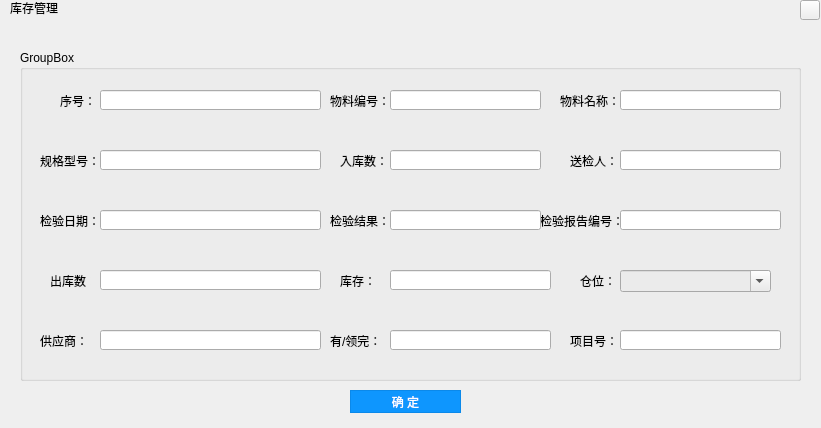
<?xml version="1.0" encoding="UTF-8"?>
<ui version="4.0">
 <class>KCGL_subItem</class>
 <widget class="QWidget" name="KCGL_subItem">
  <property name="geometry">
   <rect>
    <x>0</x>
    <y>0</y>
    <width>821</width>
    <height>428</height>
   </rect>
  </property>
  <property name="windowTitle">
   <string>Form</string>
  </property>
  <widget class="closeButton" name="toolButton">
   <property name="geometry">
    <rect>
     <x>800</x>
     <y>0</y>
     <width>20</width>
     <height>20</height>
    </rect>
   </property>
   <property name="text">
    <string/>
   </property>
  </widget>
  <widget class="QLabel" name="label">
   <property name="geometry">
    <rect>
     <x>10</x>
     <y>0</y>
     <width>54</width>
     <height>16</height>
    </rect>
   </property>
   <property name="text">
    <string>库存管理</string>
   </property>
  </widget>
  <widget class="QGroupBox" name="groupBox">
   <property name="geometry">
    <rect>
     <x>20</x>
     <y>50</y>
     <width>781</width>
     <height>331</height>
    </rect>
   </property>
   <property name="title">
    <string>GroupBox</string>
   </property>
   <widget class="QLabel" name="label_2">
    <property name="geometry">
     <rect>
      <x>40</x>
      <y>40</y>
      <width>31</width>
      <height>21</height>
     </rect>
    </property>
    <property name="text">
     <string>序号：</string>
    </property>
   </widget>
   <widget class="QLineEdit" name="lineEdit_1">
    <property name="geometry">
     <rect>
      <x>80</x>
      <y>40</y>
      <width>221</width>
      <height>20</height>
     </rect>
    </property>
    <property name="styleSheet">
     <string notr="true">color: rgb(0, 0, 0);</string>
    </property>
   </widget>
   <widget class="QLineEdit" name="lineEdit_2">
    <property name="geometry">
     <rect>
      <x>370</x>
      <y>40</y>
      <width>151</width>
      <height>20</height>
     </rect>
    </property>
    <property name="styleSheet">
     <string notr="true">color: rgb(0, 0, 0);</string>
    </property>
    <property name="text">
     <string/>
    </property>
   </widget>
   <widget class="QLabel" name="label_3">
    <property name="geometry">
     <rect>
      <x>310</x>
      <y>40</y>
      <width>61</width>
      <height>21</height>
     </rect>
    </property>
    <property name="text">
     <string>物料编号：</string>
    </property>
   </widget>
   <widget class="QLineEdit" name="lineEdit_3">
    <property name="geometry">
     <rect>
      <x>600</x>
      <y>40</y>
      <width>161</width>
      <height>20</height>
     </rect>
    </property>
    <property name="styleSheet">
     <string notr="true">color: rgb(0, 0, 0);</string>
    </property>
   </widget>
   <widget class="QLabel" name="label_4">
    <property name="geometry">
     <rect>
      <x>540</x>
      <y>40</y>
      <width>61</width>
      <height>21</height>
     </rect>
    </property>
    <property name="text">
     <string>物料名称：</string>
    </property>
   </widget>
   <widget class="QLabel" name="label_5">
    <property name="geometry">
     <rect>
      <x>550</x>
      <y>100</y>
      <width>51</width>
      <height>21</height>
     </rect>
    </property>
    <property name="text">
     <string>送检人：</string>
    </property>
   </widget>
   <widget class="QLineEdit" name="lineEdit_5">
    <property name="geometry">
     <rect>
      <x>370</x>
      <y>100</y>
      <width>151</width>
      <height>20</height>
     </rect>
    </property>
    <property name="styleSheet">
     <string notr="true">color: rgb(0, 0, 0);</string>
    </property>
    <property name="text">
     <string/>
    </property>
   </widget>
   <widget class="QLineEdit" name="lineEdit_6">
    <property name="geometry">
     <rect>
      <x>600</x>
      <y>100</y>
      <width>161</width>
      <height>20</height>
     </rect>
    </property>
    <property name="styleSheet">
     <string notr="true">color: rgb(0, 0, 0);</string>
    </property>
   </widget>
   <widget class="QLineEdit" name="lineEdit_4">
    <property name="geometry">
     <rect>
      <x>80</x>
      <y>100</y>
      <width>221</width>
      <height>20</height>
     </rect>
    </property>
    <property name="styleSheet">
     <string notr="true">color: rgb(0, 0, 0);</string>
    </property>
   </widget>
   <widget class="QLabel" name="label_6">
    <property name="geometry">
     <rect>
      <x>320</x>
      <y>100</y>
      <width>51</width>
      <height>21</height>
     </rect>
    </property>
    <property name="text">
     <string>入库数：</string>
    </property>
   </widget>
   <widget class="QLabel" name="label_7">
    <property name="geometry">
     <rect>
      <x>20</x>
      <y>100</y>
      <width>61</width>
      <height>21</height>
     </rect>
    </property>
    <property name="text">
     <string>规格型号：</string>
    </property>
   </widget>
   <widget class="QLabel" name="label_8">
    <property name="geometry">
     <rect>
      <x>560</x>
      <y>220</y>
      <width>41</width>
      <height>21</height>
     </rect>
    </property>
    <property name="text">
     <string>仓位：</string>
    </property>
   </widget>
   <widget class="QLineEdit" name="lineEdit_10">
    <property name="geometry">
     <rect>
      <x>80</x>
      <y>220</y>
      <width>221</width>
      <height>20</height>
     </rect>
    </property>
    <property name="styleSheet">
     <string notr="true">color: rgb(0, 0, 0);</string>
    </property>
   </widget>
   <widget class="QLabel" name="label_10">
    <property name="geometry">
     <rect>
      <x>30</x>
      <y>220</y>
      <width>41</width>
      <height>21</height>
     </rect>
    </property>
    <property name="text">
     <string>出库数：</string>
    </property>
   </widget>
   <widget class="QLabel" name="label_11">
    <property name="geometry">
     <rect>
      <x>20</x>
      <y>280</y>
      <width>61</width>
      <height>21</height>
     </rect>
    </property>
    <property name="text">
     <string>供应商：</string>
    </property>
   </widget>
   <widget class="QLineEdit" name="lineEdit_15">
    <property name="geometry">
     <rect>
      <x>600</x>
      <y>280</y>
      <width>161</width>
      <height>20</height>
     </rect>
    </property>
    <property name="styleSheet">
     <string notr="true">color: rgb(0, 0, 0);</string>
    </property>
    <property name="text">
     <string/>
    </property>
   </widget>
   <widget class="QLineEdit" name="lineEdit_14">
    <property name="geometry">
     <rect>
      <x>80</x>
      <y>280</y>
      <width>221</width>
      <height>20</height>
     </rect>
    </property>
    <property name="styleSheet">
     <string notr="true">color: rgb(0, 0, 0);</string>
    </property>
   </widget>
   <widget class="QLineEdit" name="lineEdit_11">
    <property name="geometry">
     <rect>
      <x>370</x>
      <y>220</y>
      <width>161</width>
      <height>20</height>
     </rect>
    </property>
    <property name="styleSheet">
     <string notr="true">color: rgb(0, 0, 0);</string>
    </property>
    <property name="text">
     <string/>
    </property>
   </widget>
   <widget class="QLabel" name="label_12">
    <property name="geometry">
     <rect>
      <x>550</x>
      <y>280</y>
      <width>51</width>
      <height>21</height>
     </rect>
    </property>
    <property name="text">
     <string>项目号：</string>
    </property>
   </widget>
   <widget class="QLabel" name="label_13">
    <property name="geometry">
     <rect>
      <x>320</x>
      <y>220</y>
      <width>41</width>
      <height>21</height>
     </rect>
    </property>
    <property name="text">
     <string>库存：</string>
    </property>
   </widget>
   <widget class="QComboBox" name="comboBox_12">
    <property name="geometry">
     <rect>
      <x>600</x>
      <y>220</y>
      <width>151</width>
      <height>22</height>
     </rect>
    </property>
    <property name="styleSheet">
     <string notr="true">background-color: rgb(235, 235, 235);
color: rgb(0, 0, 0);</string>
    </property>
    <property name="editable">
     <bool>true</bool>
    </property>
   </widget>
   <widget class="QLineEdit" name="lineEdit_7">
    <property name="geometry">
     <rect>
      <x>80</x>
      <y>160</y>
      <width>221</width>
      <height>20</height>
     </rect>
    </property>
    <property name="styleSheet">
     <string notr="true">color: rgb(0, 0, 0);</string>
    </property>
   </widget>
   <widget class="QLabel" name="label_16">
    <property name="geometry">
     <rect>
      <x>520</x>
      <y>160</y>
      <width>81</width>
      <height>21</height>
     </rect>
    </property>
    <property name="text">
     <string>检验报告编号：</string>
    </property>
   </widget>
   <widget class="QLabel" name="label_17">
    <property name="geometry">
     <rect>
      <x>20</x>
      <y>160</y>
      <width>61</width>
      <height>21</height>
     </rect>
    </property>
    <property name="text">
     <string>检验日期：</string>
    </property>
   </widget>
   <widget class="QLineEdit" name="lineEdit_8">
    <property name="geometry">
     <rect>
      <x>370</x>
      <y>160</y>
      <width>151</width>
      <height>20</height>
     </rect>
    </property>
    <property name="styleSheet">
     <string notr="true">color: rgb(0, 0, 0);</string>
    </property>
    <property name="text">
     <string/>
    </property>
   </widget>
   <widget class="QLabel" name="label_18">
    <property name="geometry">
     <rect>
      <x>310</x>
      <y>160</y>
      <width>61</width>
      <height>21</height>
     </rect>
    </property>
    <property name="text">
     <string>检验结果：</string>
    </property>
   </widget>
   <widget class="QLineEdit" name="lineEdit_9">
    <property name="geometry">
     <rect>
      <x>600</x>
      <y>160</y>
      <width>161</width>
      <height>20</height>
     </rect>
    </property>
    <property name="styleSheet">
     <string notr="true">color: rgb(0, 0, 0);</string>
    </property>
   </widget>
   <widget class="QLineEdit" name="lineEdit_13">
    <property name="geometry">
     <rect>
      <x>370</x>
      <y>280</y>
      <width>161</width>
      <height>20</height>
     </rect>
    </property>
    <property name="styleSheet">
     <string notr="true">color: rgb(0, 0, 0);</string>
    </property>
    <property name="text">
     <string/>
    </property>
   </widget>
   <widget class="QLabel" name="label_14">
    <property name="geometry">
     <rect>
      <x>310</x>
      <y>280</y>
      <width>61</width>
      <height>21</height>
     </rect>
    </property>
    <property name="text">
     <string>有/领完：</string>
    </property>
   </widget>
  </widget>
  <widget class="QPushButton" name="pushButton">
   <property name="geometry">
    <rect>
     <x>350</x>
     <y>390</y>
     <width>111</width>
     <height>23</height>
    </rect>
   </property>
   <property name="styleSheet">
    <string notr="true">QPushButton#pushButton
{
    color:white;
    background-color:rgb(14 , 150 , 254);
    border: 1px solid rgb(11 , 137 , 234);
}

QPushButton#pushButton:hover
{
    color:white;
    background-color:rgb(44 , 137 , 255);
    border: 1px solid rgb(11 , 137 , 234);
}

QPushButton#pushButton:pressed
{
    color:white;
    background-color:rgb(14 , 135 , 228);
    border: 1px solid rgb(12 , 138 , 235);
    padding-left:3px;
    padding-top:3px;
}</string>
   </property>
   <property name="text">
    <string>确 定</string>
   </property>
  </widget>
 </widget>
 <customwidgets>
  <customwidget>
   <class>closeButton</class>
   <extends>QToolButton</extends>
   <header location="global">closebutton.h</header>
  </customwidget>
 </customwidgets>
 <resources/>
 <connections/>
</ui>
